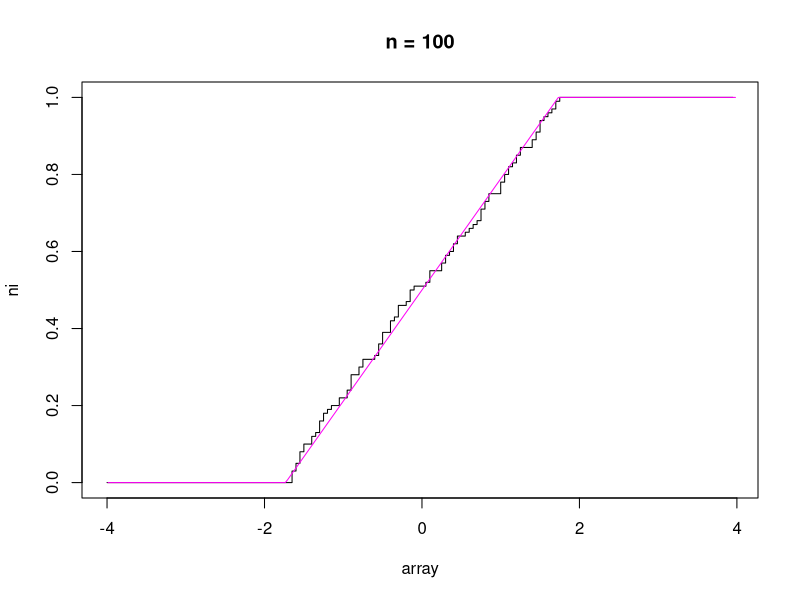
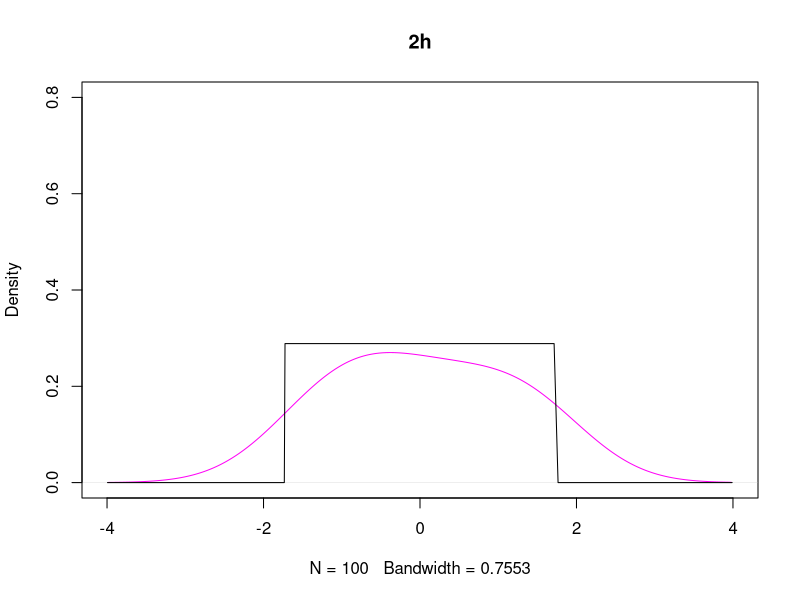
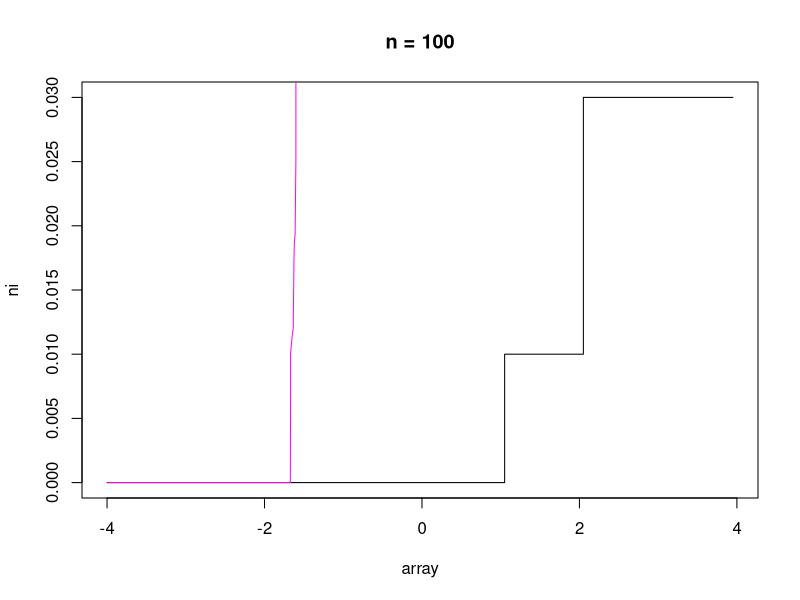
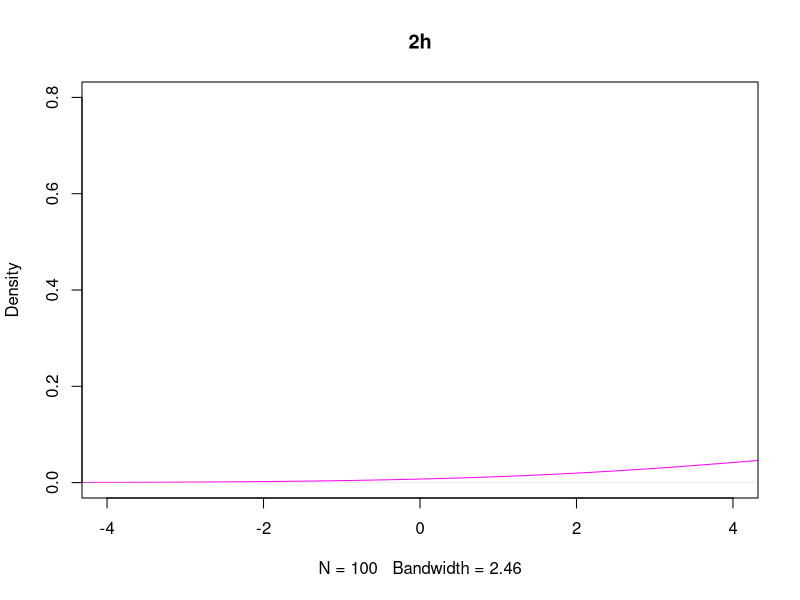

Write the R code that produced these figures, in order. (Note: this script raises an error after producing the figures.)
#Эмперические функции рапсределения
#Для распределения ПУассона поменять промежуток на (6,14)
n = 100;
count = 5;
while(count >0){
m = round((1 + 3.322 * log10(n)), 0.1) * 20;
if (count == 1){selection = rnorm(n, 0, 1);}#Нормальное распределение 
if (count == 2){selection <- rcauchy(n = n, location=0, scale=1)} #распределение Коши
if (count == 3){selection = rlaplace(n, 0, 1/sqrt(2))} #рапсределение Лапласа
if (count == 4){selection <- rpois(n = n, lambda = 10)}  #распределение Пуассона
if (count == 5){selection <- runif(n = n,-sqrt(3),sqrt(3))} #равномерное распределение
selection = sort(selection)
a = -4;
b = 4;
step = (b - a) / m;
ni = 0
array= seq(from = a, to = b - step, by = step)
ni[1] = 0
for(i in 2:m){
  arr = selection[selection < array[i]]
  ni[i] = length(arr) / n
}
x = runif(1000, -4, 4)
x = sort(x)
if (count == 1){Y = pnorm(x, 0, 1)} #Нормальное распределение
if (count == 2){Y = pcauchy(x,0,1)}  #распределение Коши
if (count == 3){Y = plaplace(x,0, 1/sqrt(2))} #рапсределение Лапласа
#if (count == 4){Y = ppois(x,10)} #распредштеление Пуассона
if (count == 5){Y = punif(x,-sqrt(3),sqrt(3))} #равномерное распределение
plot(array, ni, type = "s", main = "n = 100")
lines(x, Y, col="#FF05F6")


#Ядерные оценки плотности распределения
if (count == 1){selection = rnorm(100, 0, 1);}#Нормальное распределение 
if (count == 2){selection = rcauchy(n = 100, location=0, scale=1)} #распределение Коши
if (count == 3){selection = rlaplace(n, 0, sqrt(1/2))} #рапсределение Лапласа
#if (count == 1){selection = rpois(n = 100, lambda = 10)}  #распределение Пуассона
if (count == 5){selection = runif(n = 100,-sqrt(3),sqrt(3))} #равномерное распределение
x = runif(1000, -4, 4)
x = sort(x)
plot(density(selection, adjust=2), xlim = c(-4, 4), ylim = c(0,0.8), col = "#FF05F6", main = "2h")
if (count == 1){lines(x, dnorm(x, 0, 1), col="black")} #Нормальное распределение 
if (count == 2){lines(x, dcauchy(x, 0, 1), col="black")} #распределение Коши
if (count == 3){lines(x, dlaplace(x,0, 1/sqrt(2) ), col="black")} #рапсределение Лапласа
#lines(round(x),dpois(round(x), 10), col="black") #распределение Пуассона
if (count == 5){lines(x, dunif(x,-sqrt(3),sqrt(3) ), col="black")} #равномерное распределение
count = count -1;
}
